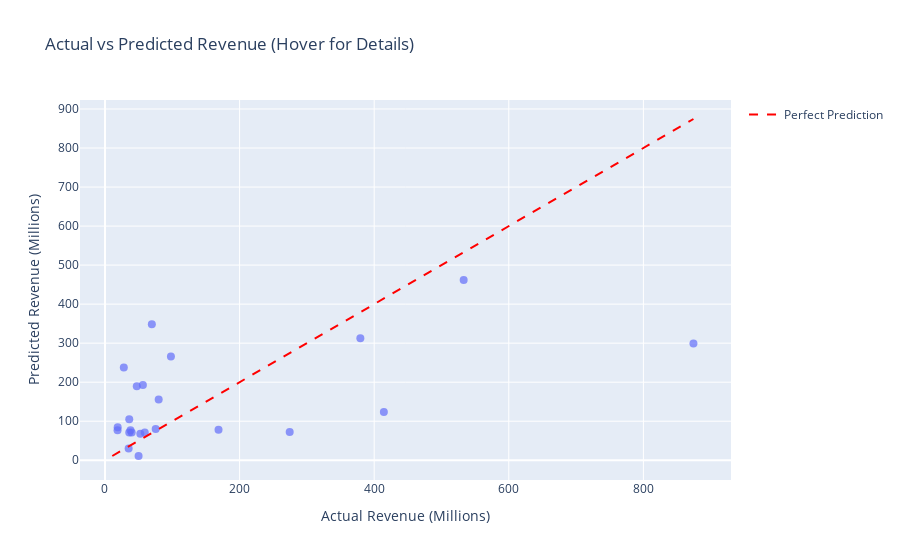

The notebook cell saved with this chart:
### Code cell
polynomial_regression_genre_and_rated(6, df_clean, "Adventure", "R", True, True, True)

### Figure 1 — Plotly figure (JSON) as saved in the notebook; plotly's stock layout.template omitted (floating-point values rounded to 4 significant figures)
{"data": [{"customdata": [["Title: The Expendables<br>Genre: Adventure<br>Rated: R<br>Actual: $274.47M<br>Predicted: $72.65M"], ["Title: 13 Assassins<br>Genre: Adventure<br>Rated: R<br>Actual: $18.69M<br>Predicted: $76.67M"], ["Title: Paul<br>Genre: Adventure<br>Rated: R<br>Actual: $97.98M<br>Predicted: $266.14M"], ["Title: The Grey<br>Genre: Adventure<br>Rated: R<br>Actual: $79.78M<br>Predicted: $155.86M"], ["Title: Wild<br>Genre: Adventure<br>Rated: R<br>Actual: $52.5M<br>Predicted: $67.72M"], ["Title: The November Man<br>Genre: Adventure<br>Rated: R<br>Actual: $39.66M<br>Predicted: $70.81M"], ["Title: The Revenant<br>Genre: Adventure<br>Rated: R<br>Actual: $532.95M<br>Predicted: $462.07M"], ["Title: Kingsman: The Secret Service<br>Genre: Adventure<br>Rated: R<br>Actual: $414.35M<br>Predicted: $123.55M"], ["Title: Mad Max: Fury Road<br>Genre: Adventure<br>Rated: R<br>Actual: $379.44M<br>Predicted: $312.7M"], ["Title: Mortdecai<br>Genre: Adventure<br>Rated: R<br>Actual: $47.28M<br>Predicted: $189.9M"], ["Title: Batman v Superman: Dawn of Justice<br>Genre: Adventure<br>Rated: R<br>Actual: $874.36M<br>Predicted: $299.21M"], ["Title: The Brothers Grimsby<br>Genre: Adventure<br>Rated: R<br>Actual: $27.98M<br>Predicted: $237.69M"], ["Title: The Spy Who Dumped Me<br>Genre: Adventure<br>Rated: R<br>Actual: $75.32M<br>Predicted: $79.9M"], ["Title: Nothing to Lose<br>Genre: Adventure<br>Rated: R<br>Actual: $36.08M<br>Predicted: $104.86M"], ["Title: The Girl in the Spider's Web<br>Genre: Adventure<br>Rated: R<br>Actual: $35.16M<br>Predicted: $29.99M"], ["Title: 21 Bridges<br>Genre: Adventure<br>Rated: R<br>Actual: $49.94M<br>Predicted: $10.87M"], ["Title: The Suicide Squad<br>Genre: Adventure<br>Rated: R<br>Actual: $168.72M<br>Predicted: $77.97M"], ["Title: The Green Knight<br>Genre: Adventure<br>Rated: R<br>Actual: $18.89M<br>Predicted: $84.52M"], ["Title: The Northman<br>Genre: Adventure<br>Rated: R<br>Actual: $69.63M<br>Predicted: $348.23M"], ["Title: Beast<br>Genre: Adventure<br>Rated: R<br>Actual: $59.1M<br>Predicted: $70.88M"], ["Title: Demon Slayer: Kimetsu No Yaiba - To the Swordsmith Village<br>Genre: Adventure<br>Rated: R<br>Actual: $56.32M<br>Predicted: $192.75M"], ["Title: The Expendables 4<br>Genre: Adventure<br>Rated: R<br>Actual: $37.92M<br>Predicted: $76.58M"], ["Title: Strays<br>Genre: Adventure<br>Rated: R<br>Actual: $36.07M<br>Predicted: $71.06M"]], "hovertemplate": "Actual Revenue (Millions)=%{x}<br>Predicted Revenue (Millions)=%{y}<br>hover_info=%{customdata[0]}<extra></extra>", "legendgroup": "", "marker": {"color": "#636efa", "opacity": 0.7, "size": 8, "symbol": "circle"}, "mode": "markers", "name": "", "orientation": "v", "showlegend": false, "type": "scatter", "x": [274.5, 18.69, 97.98, 79.78, 52.5, 39.66, 533.0, 414.4, 379.4, 47.28, 874.4, 27.98, 75.32, 36.08, 35.16, 49.94, 168.7, 18.89, 69.63, 59.1, 56.32, 37.92, 36.07], "xaxis": "x", "y": [72.65, 76.67, 266.1, 155.9, 67.72, 70.81, 462.1, 123.5, 312.7, 189.9, 299.2, 237.7, 79.9, 104.9, 29.99, 10.87, 77.97, 84.52, 348.2, 70.88, 192.8, 76.58, 71.06], "yaxis": "y"}, {"line": {"color": "red", "dash": "dash"}, "marker": {"opacity": 0.7, "size": 8}, "mode": "lines", "name": "Perfect Prediction", "type": "scatter", "x": [10.87, 874.4], "y": [10.87, 874.4]}], "layout": {"legend": {"tracegroupgap": 0}, "title": {"text": "Actual vs Predicted Revenue (Hover for Details)"}, "xaxis": {"anchor": "y", "domain": [0, 1], "title": {"text": "Actual Revenue (Millions)"}}, "yaxis": {"anchor": "x", "domain": [0, 1], "title": {"text": "Predicted Revenue (Millions)"}}}}
